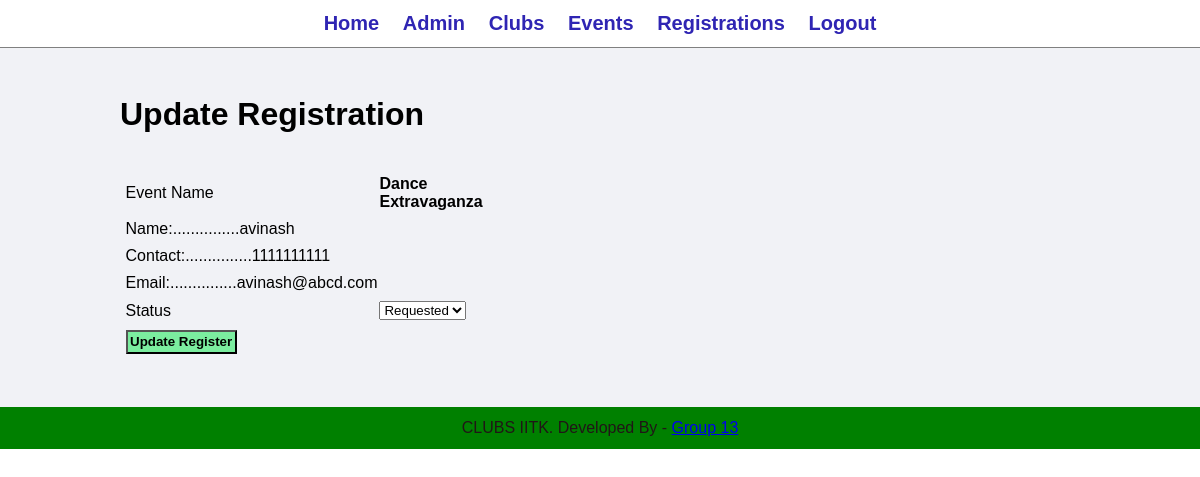
/admin/update-reg.php?id=114 (signed in), run on the app's committed database.
### tables this page shows
CREATE TABLE `tbl_regs` (
  `id` int(10) UNSIGNED NOT NULL,
  `event` varchar(150) NOT NULL,
  `reg_date` datetime NOT NULL,
  `status` varchar(50) NOT NULL,
  `name` varchar(150) NOT NULL,
  `contact` varchar(20) NOT NULL,
  `email` varchar(150) NOT NULL,
  `Interest` text DEFAULT '\'NO data\''
);

### admin/update-reg.php (the view, shortened to what this page needs)
<?php include('partials/menu.php'); ?>
<div class="main-content">
    <div class="wrapper">
        <h1>Update Registration</h1>
        <br><br>
        <?php
            if(isset($_GET['id']))
            {
                $id=$_GET['id'];
                $sql = "SELECT * FROM tbl_regs WHERE id=$id";
                $res = mysqli_query($conn, $sql);
                $count = mysqli_num_rows($res);
                if($count==1)
                {
                    $row=mysqli_fetch_assoc($res);
                    $event = $row['event'];
                    $status = $row['status'];
                    $name = $row['name'];
                    $contact = $row['contact'];
                    $email = $row['email'];
                 }
                else
                {
                    header('location:'.SITEURL.'admin/manage-reg.php');
                }
            }
            else
            {
                header('location:'.SITEURL.'admin/manage-reg.php');
            }
        ?>
        <form action="" method="POST">
            <table class="tbl-30">
                <table class="tbl-30">
                <tr>
                    <td>Event Name</td>
                    <td><b> <?php echo $event; ?> </b></td>
                </tr>
                <tr>
                    <td> Name:<?php echo "...............",$name; ?> </td>
                    <td>
                    </td>
                </tr>
                <tr>
                    <td> Contact:<?php echo "...............",$contact; ?>  </td>
                    <td>
                    </td>
                </tr>
                <tr>
                    <td> Email:<?php echo "...............",$email; ?> </td>
                    <td>
                    </td>
                </tr>
                <tr>
                    <td>Status</td>
                    <td>
                        <select name="status">
                            <option <?php if($status=="Requested"){echo "selected";} ?> value="Requested">Requested</option>
                        </select>
                    </td>
                </tr>
                <tr>
                    <td clospan="2">
                        <input type="submit" name="submit" value="Update Register" class="btn-secondary">
                    </td>
                </tr>
            </table>
            </table>
        </form>
    </div>
</div>
<?php include('partials/footer.php'); ?>

### css/admin.css (style rules this page uses)
* { margin: 0; padding: 0; font-family: Arial, Helvetica, sans-serif; }
.wrapper { padding: 1%; width: 80%; margin: 0 auto; }
.tbl-30 { width: 30%; }
table tr td { padding: 1%; width:min-content; }
.btn-secondary { background-color: #7bed9f; padding: 1%; color: black; text-decoration: none; font-weight: bold; }
.main-content { background-color: #f1f2f6; padding: 3% 0; }

### data on the page
tbl_regs: event "Dance Extravaganza", name "avinash", contact "1111111111", email "avinash@abcd.com", status "Requested"
